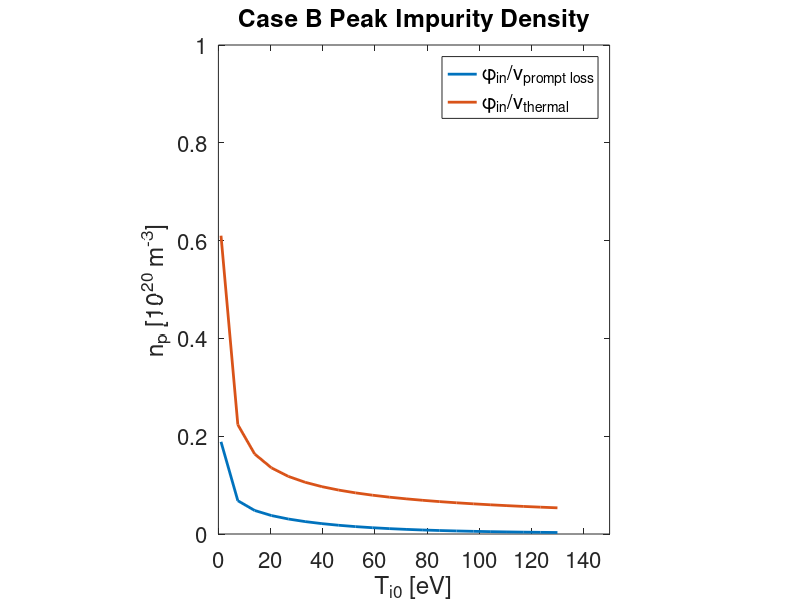
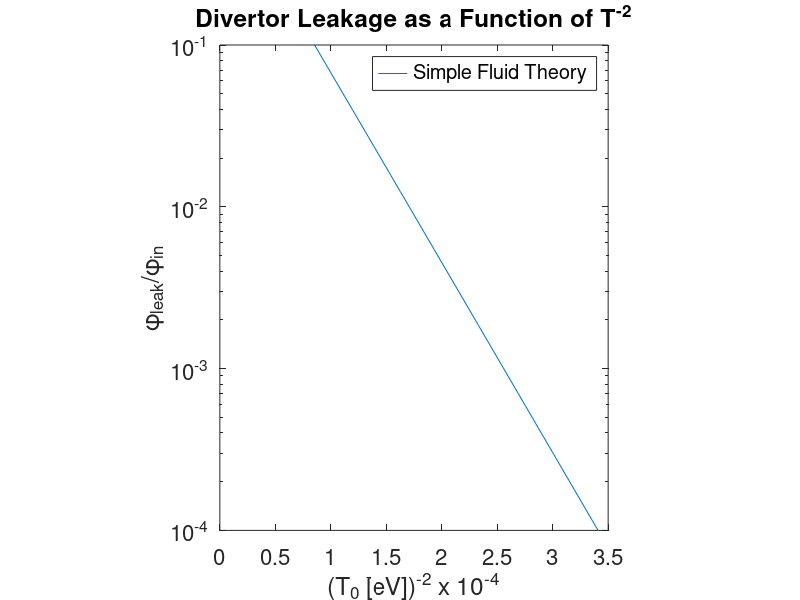
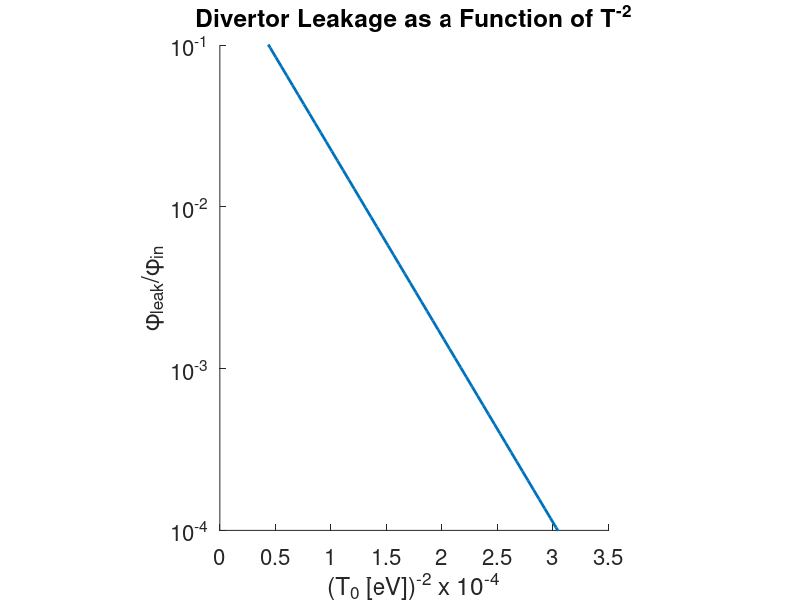

MATLAB code for these plots, in order: (Note: this script raises an error after producing the figures.)
close all
clear all

nT = 21;
TD0 = linspace(1,130,nT);
nS = 1000;
s = linspace(0,20,nS);
n0 = 1e19;
sinj = 0.15;
sv = 1.2;
fcond = 1;
Mi = 1;
k0e=2000;
gamma=7;
mD = 2;
mz=12;
Z=4;
phi_in = 1.73e23;

mu = mz/(mz+mD);
Beta_i = 3*(mu+5*sqrt(2)*Z^2*(1.1*mu^(5/2) - 0.35*mu^(3/2)) - 1)/(2.6-2*mu + 5.4*mu^2)

cs0=sqrt(2*TD0*1.602e-19/mD/1.66e-27);
P=gamma*n0*cs0.*TD0.*1.602e-19;
T_s = zeros(nT,nS);
dTids = zeros(nT,nS);
for i=1:nT
T_s(i,:) = TD0(i)*(1 + 7/2*fcond*P(i)*s./k0e./TD0(i)^(7/2)).^(2/7);
end
for i=1:nT
a = 7/2*fcond*P(i)/k0e./TD0(i).^(7/2);
dTids(i,:) = TD0(i).*(2*a./7./(a*s+1).^(5/7));
end

tau_s0 = mz*TD0.*(TD0/2).^0.5./(6.8e4*(1+mD/mz)*n0/1e18*(Z^2)*15);
tau_s = mz*T_s.*(T_s/2).^0.5./(6.8e4*(1+mD/mz)*n0/1e18*(Z^2)*15);
vTh = sqrt(TD0*1.602e-19./mz./1.66e-27);
vdiff = vTh.*vTh.*tau_s0./.15;
vB = -Mi*cs0;

vTi = 1.602e-19/1.66e-27/mz*Beta_i*tau_s0.*dTids(:,1)';

vpl = vdiff - vB - vTi;
np_pl = phi_in./vpl;
np_th = phi_in./vTh;
figure(1)
plot(TD0,np_pl./1e20,'lineWidth',2)
hold on
plot(TD0,np_th./1e20,'lineWidth',2)
title('Case B Peak Impurity Density')
xlabel('T_{i0} [eV]')
ylabel('n_p [10^{20} m^{-3}]')
axis([0 150 0 1])
set(gca,'fontsize',16)
legend('\phi_{in}/v_{prompt loss}','\phi_{in}/v_{thermal}','GITR')

pbaspect([1 1.25 1])

FFf = mz*1.66e-27*(Mi*cs0)./TD0./1.602e-19./tau_s0.*(sv-sinj);
% Ts_sv = Ti0.*(1+7/2*fcond*P*sv/k0e./Ti0.^(7/2)).^(2/7);
% Ts_sinj = Ti0.*(1+7/2*fcond*P*sinj/k0e./Ti0.^(7/2)).^(2/7);
Ts_sv = zeros(1,nT);
Ts_sinj = zeros(1,nT);
for i=1:nT
Ts_sv(i) = interp1(s,T_s(i,:),sv);
Ts_sinj(i) = interp1(s,T_s(i,:),sinj);
end
FiGf = (Beta_i-1)*log(Ts_sv./Ts_sinj);
nz_np = exp(-FFf+FiGf);
figure(2)
semilogy(1./(TD0.^2)*1e4,nz_np.*np_th.*vTh./1.73e23)
hold on
axis([0 3.5 1e-4 1e-1])

xlabel('(T_0 [eV])^{-2} x 10^{-4}')
ylabel('\phi_{leak}/\phi_{in}')
title('Divertor Leakage as a Function of T^{-2}')
set(gca,'fontsize',16)
pbaspect([1 1.25 1])
legend('Simple Fluid Theory','GITR')
FFfI = zeros(1,nT);
FiGfI = zeros(1,nT);
ds = s(2) - s(1);
intInds = find(s >= sinj & s<= sv);
for i=1:nT
FFf0 = mz*1.66e-27*(Mi*cs0(i))./T_s(i,intInds)./1.602e-19./tau_s(i,intInds);
FFfI(i) = sum(FFf0)*ds;
FiGf0 = (Beta_i-1)*dTids(i,intInds)./T_s(i,intInds);
FiGfI(i) = sum(FiGf0)*ds;
end
nz_np = exp(-FFfI+FiGfI);
figure(3)

hold on
axis([0 3.5 1e-4 1e-1])
% semilogy(1./(TD0.^2)*1e4,nz_np.*np_th.*vTh./1.73e23)
xlabel('(T_0 [eV])^{-2} x 10^{-4}')
ylabel('\phi_{leak}/\phi_{in}')
title('Divertor Leakage as a Function of T^{-2}')
set(gca,'fontsize',16)
pbaspect([1 1.25 1])

%semilogy(1./(TD0.^2)*1e4,nz_np.*np_th.*vTh./1.73e23)
% M = csvread('../SFT-2/caseE-2-Table 1.csv',1,0)
% Tgitr = M(:,1);
% LeakGitr = M(:,6);
x = linspace(0,5e-4);
semilogy(1e4*x,0.32*exp(-2.65e4*x),'lineWidth',2)
caseEleakage
hold on 
scatter(1./(TGITR.*TGITR)*1e4,leakage,'k')
set(gca, 'YScale', 'log')
legend('Simple Fluid Theory','GITR')
% 
% ca = 2.76e-15;
% cb = 1.75e-16;
% 
% ca = 2.76e-15;
% cb = 1.75e-16;
% 
% c = (ca*Mi - cb*fcond)/2.3;
% semilogy(1./(TD0.^2)*1e4,exp(-c*n0./(TD0.^2)))
